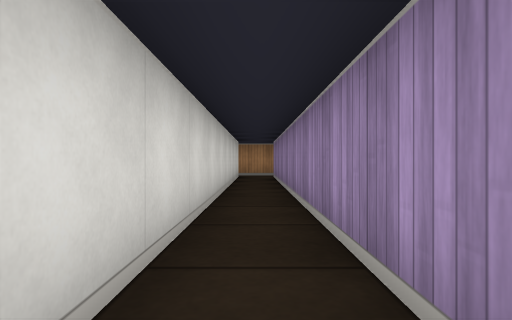
[1] (above)

19 first-person views from a walk through a cub3D ray-caster map. The camera is about half as high as the walls, looks level and sees 75° across. The floor is counted in squares. Each view is taken from the middle of a square. On the plan, view 1 faces up. The plan holds only what a view shows up to about 9 squares ahead; the rest is blank.

[2]
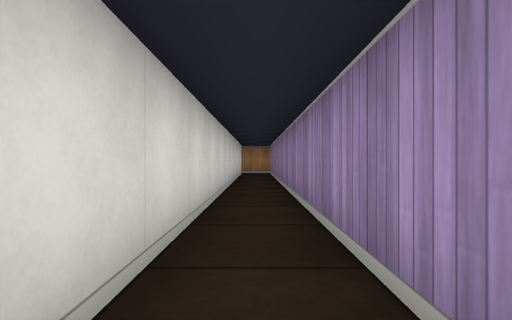

[3]
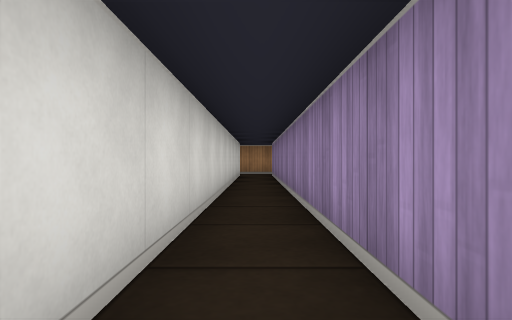

[4]
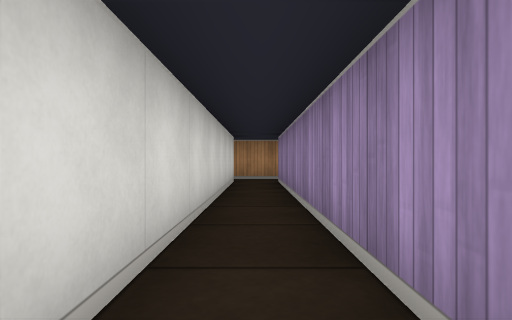

[5]
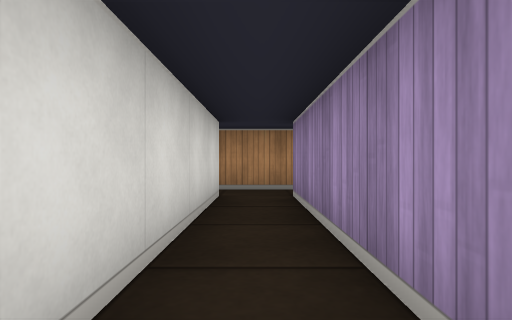

[6]
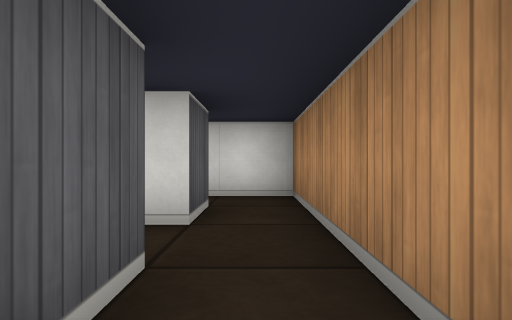

[7]
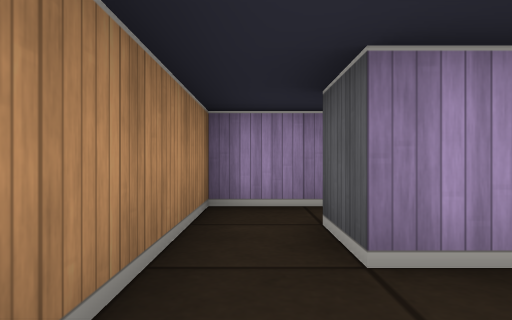

[8]
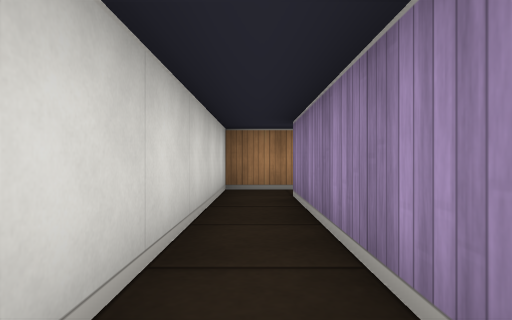

[9]
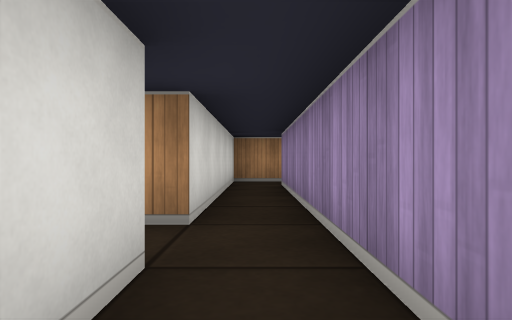

[10]
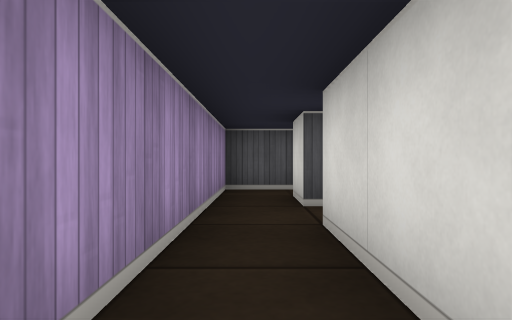

[11]
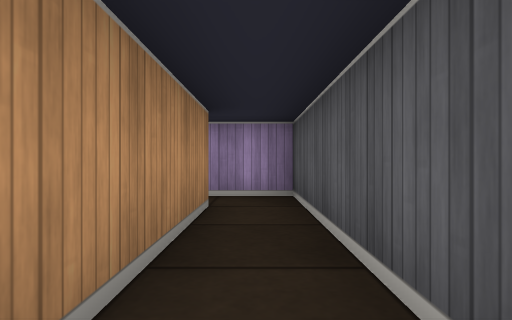

[12]
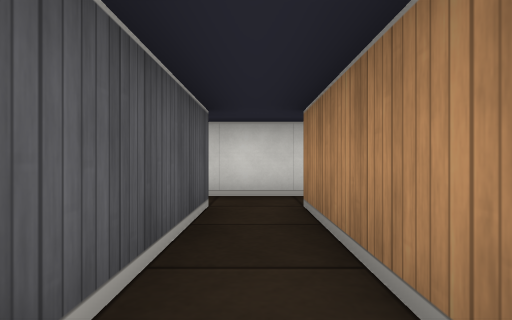

[13]
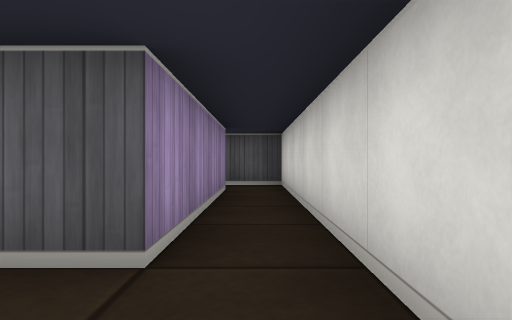

[14]
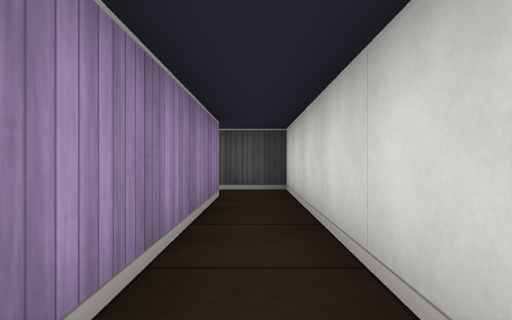

[15]
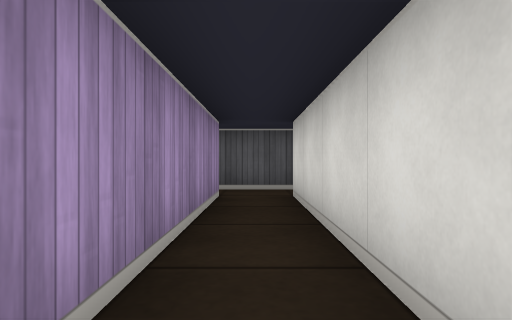

[16]
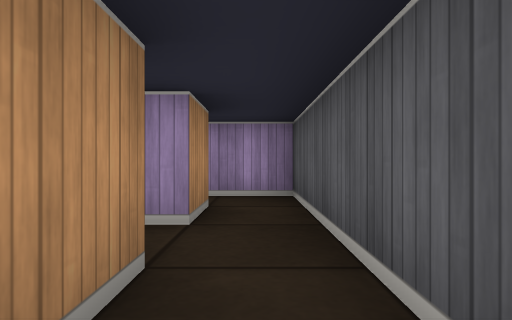

[17]
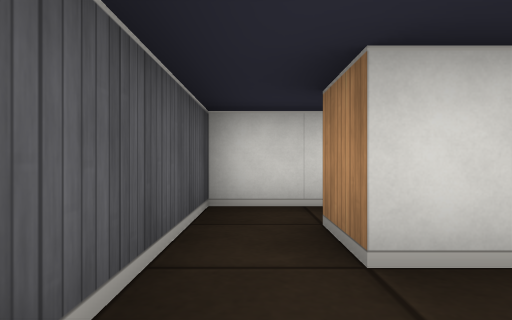

[18]
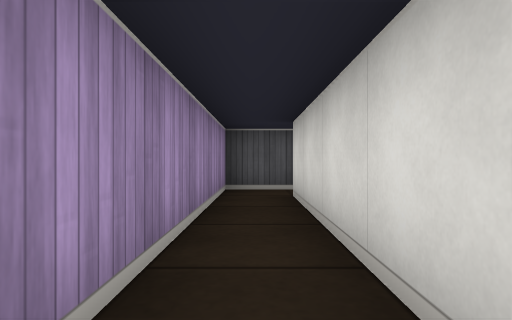

[19]
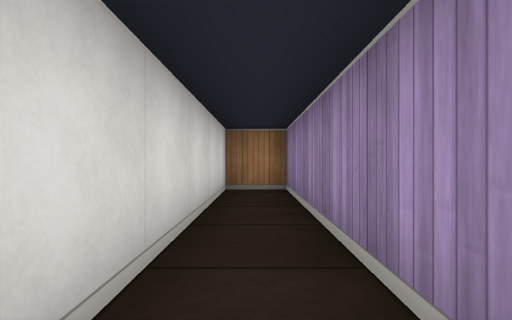

### Floor plan
Points are (right, up) in squares from view 1. A wall is a line through its corners. A room is listed if a view was taken in it or the views show most of it. See-through windows are left out.
Room 1 (views 1, 2, 3, 4, 5, 15, 17)
walls: (-0.5, 9.5) (-0.5, -1.5); (1.5, -1.5) (0.5, -1.5) (0.5, 9.5) (1.5, 9.5); (-0.5, -2.5) (1.5, -2.5); (1.5, 10.5) (-0.5, 10.5)
ways out: opening at (1, 10) to room 2; opening at (-1, 10) to room 3; opening at (-1, -2) to room 5; opening at (1, -2) to room 6
Room 2 (view 6)
walls: (2.5, 9.2) (2.5, 10.5) (1.5, 10.5)
ways out: opening at (1, 10) to room 1
Room 3 (views 7, 8, 10)
walls: (-1.5, 4.5) (-1.5, 9.5) (-0.5, 9.5); (-0.5, 10.5) (-2.5, 10.5) (-2.5, 5.5) (-2.9, 5.5)
ways out: opening at (-1, 10) to room 1; opening at (-2, 4) to room 4
Room 4 (views 9, 11, 12, 13, 14)
walls: (-6.5, 3.8) (-6.5, -2.5) (-5.4, -2.5); (-5.5, -1.5) (-5.5, 2.5) (-1.5, 2.5) (-1.5, 4.5); (-2.5, 4.5) (-2.5, 3.5) (-5.5, 3.5)
ways out: opening at (-2, 4) to room 3; opening at (-5, -2)
Room 5 (view 16)
walls: (-2.5, -1.2) (-2.5, -2.5) (-0.5, -2.5); (-0.5, -1.5) (-1.5, -1.5)
ways out: opening at (-1, -2) to room 1; opening at (-2, -0.5)
Room 6 (views 18, 19)
walls: (1.5, -2.5) (2.5, -2.5) (2.5, 5.5) (1.5, 5.5) (1.5, -1.5)
ways out: opening at (1, -2) to room 1

Where each view was taken, in squares from view 1:
view 1: 0 up, 0 right, facing up
view 2: 2 down, 0 right, facing up
view 3: 1 down, 0 right, facing up
view 4: 2 up, 0 right, facing up
view 5: 5 up, 0 right, facing up
view 6: 10 up, 2 right, facing left
view 7: 10 up, 1 left, facing right
view 8: 5 up, 2 left, facing up
view 9: 3 up, 2 left, facing up
view 10: 8 up, 2 left, facing down
view 11: 3 up, 6 left, facing right
view 12: 3 up, 2 left, facing left
view 13: 4 up, 6 left, facing down
view 14: 3 up, 6 left, facing down
view 15: 3 up, 0 right, facing down
view 16: 2 down, 2 left, facing right
view 17: 2 down, 1 right, facing left
view 18: 3 up, 2 right, facing down
view 19: 0 up, 2 right, facing up
